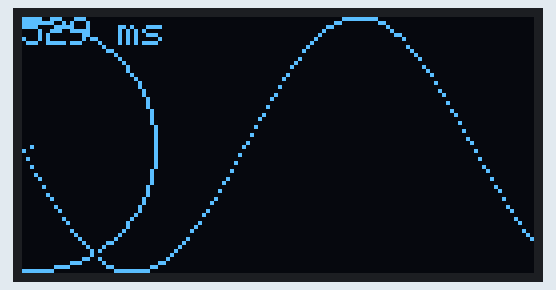
Recording of a sketch running on a simulated Arduino Uno, built with avr-gcc and run on an emulated ATmega328P. Shown: 128×64 one-colour display.

Above: at 0.59 s.
At 5.51 s:
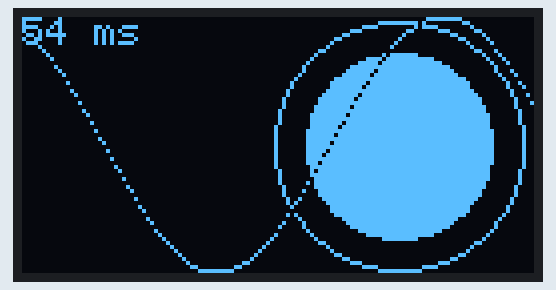
At 10.43 s:
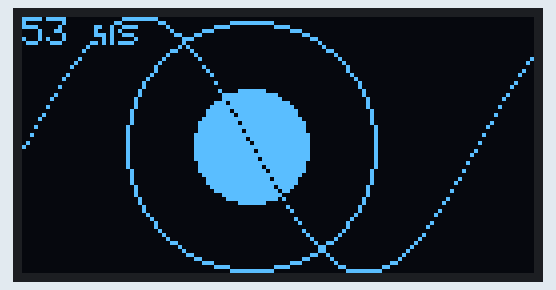
At 20.23 s:
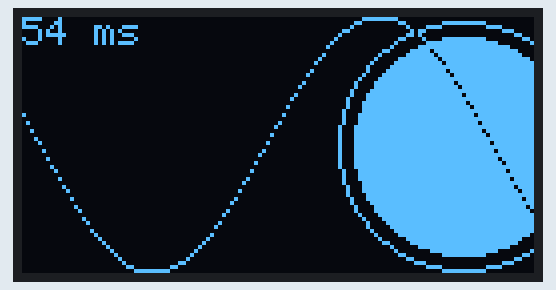
At 30.07 s:
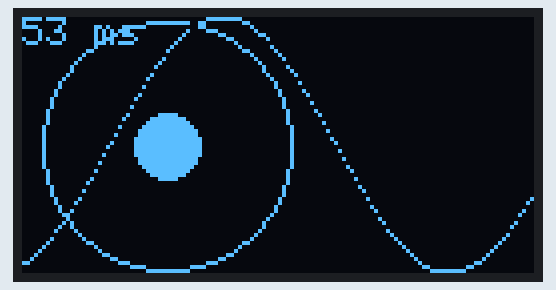
At 39.86 s:
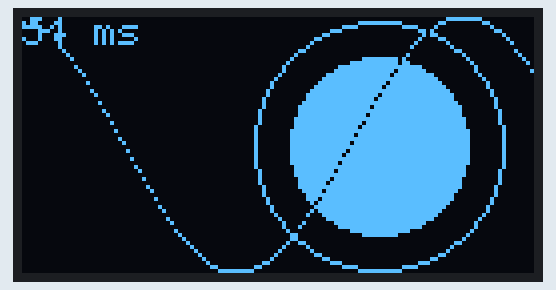

The sketch:

display_oled_graficos.ino
```cpp
 /*******************************************************************************
  *
  * Exemplo de uso do display OLED com controlador SSD1306.
  *
  * Referências:
  * https://learn.adafruit.com/adafruit-gfx-graphics-library/graphics-primitives
  * https://github.com/adafruit/Adafruit_SSD1306
  *
  * Criado por: Erick León, 2022
  *
  ********************************************************************************/

#include <Wire.h>                  // Biblioteca para uso da comuicação I2C
#include <Adafruit_GFX.h>          // Biblioteca para construção de gráficos
#include <Adafruit_SSD1306.h>      // Biblioteca para comunicação com o display OLED

// Configuração do display OLED. Parâmetros:
//    - largura_do_display: 128 pixels
//    - altura_do_display: 64 pixels
//    - biblioteca de comunicação I2C utilizada
//    - pino de Reset do display (-1 em caso de não ter)
Adafruit_SSD1306 display(128, 64, &Wire, -1);

int x = 0;                         // variável que guarda a posição dos objetos em movimento
unsigned long time = millis();     // variável que guarda o instante da última atualização da tela do display

// esta função só roda uma vez, no início
void setup() {
    Wire.begin();                  // inicia a comunicação I2C
    delay(500);                    // aguarda 500ms

    // inicializa a comunicação com o display, no endereço I2C 0x3C
    if(!display.begin(SSD1306_SWITCHCAPVCC, 0x3C)) {
      for(;;);   // Se não conseguiu inicializar o display, fica aqui e não continua o programa
    }

    display.setTextSize(1);        // escolhe o tamanho da letra
    display.setTextColor(WHITE);   // escolhe a cor da letra
}

// esta função se repete indefinidamente
void loop() {
    x++;                           // aumenta a posição desejada, para a direitaN
    if (x>display.width()) x = 0;  // se chegou no final da tela, volta para o início

    display.clearDisplay();        // limpa o buffer da tela
    display.setCursor(0,0);        // coloca o cursor de texto no canto superior esquerdo do buffer da tela
    display.print(millis()-time);  // mostra no buffer da tela quanto tempo passou desde a última atualização
    time = millis();               // guarda o instante desta atualização
    display.println(" ms");        // mostra no buffer da tela a unidade de tempo do intervalo

    // desenha no buffer da tela, na posição 'x', um círculo grande vazio, com cor branca:
    display.drawCircle(x+1, display.height()/2, display.height()/2 -1, SSD1306_WHITE);
    // desenha no buffer da tela, na posição 'x', um círculo pequeno cheio, com cor branca:
    display.fillCircle(x+1, display.height()/2, x/4, SSD1306_WHITE);
    // desenha no buffer da tela uma curva senoidal, invertendo a cor (branco fica preto, preto fica branco):
    for (int idx=0; idx<128;idx++) display.drawPixel(idx, 32+32*sin(float(idx+x)/18.0), SSD1306_INVERSE);

    display.display();             // atualiza a tela com as informações do buffer
}
```
